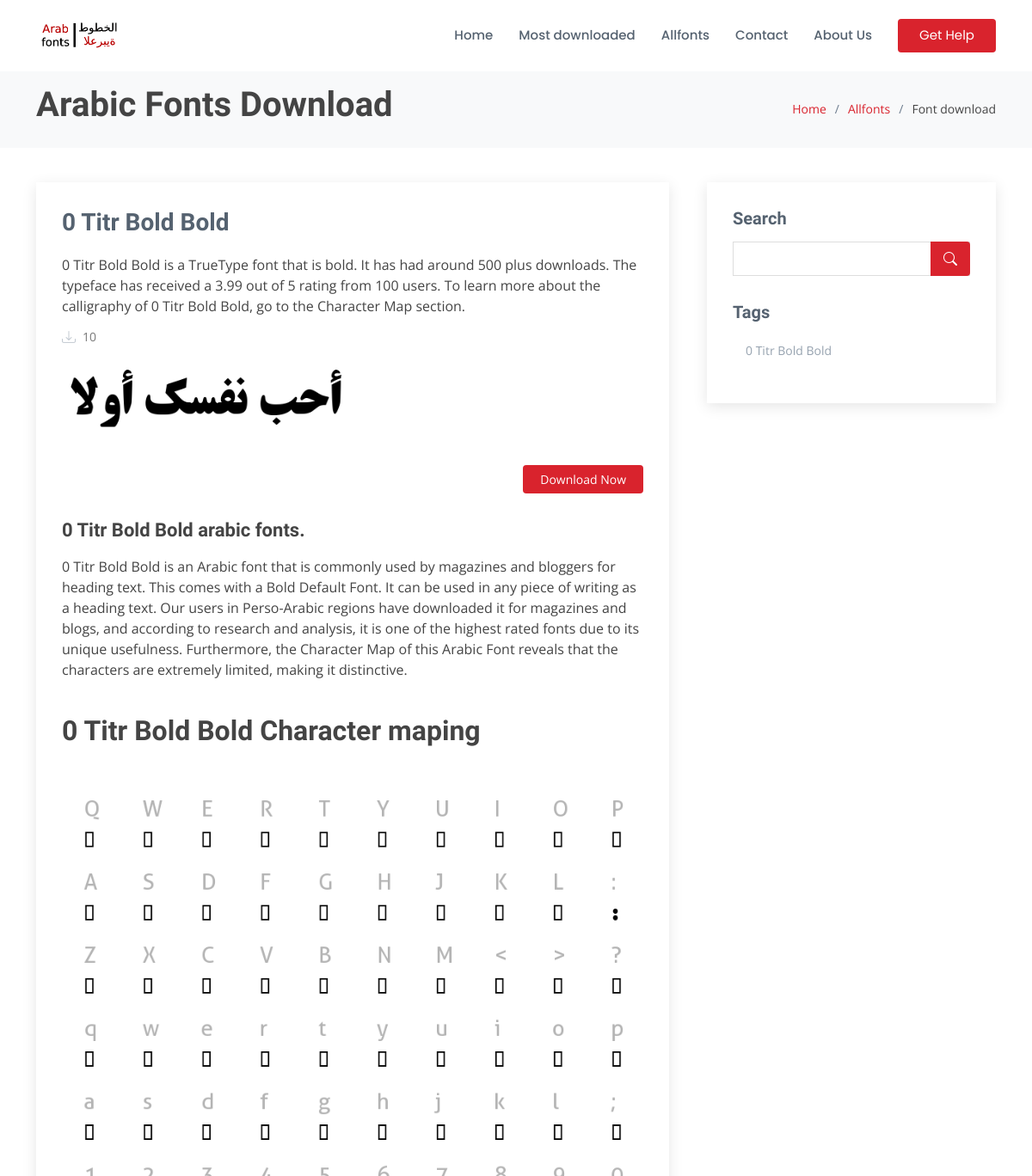
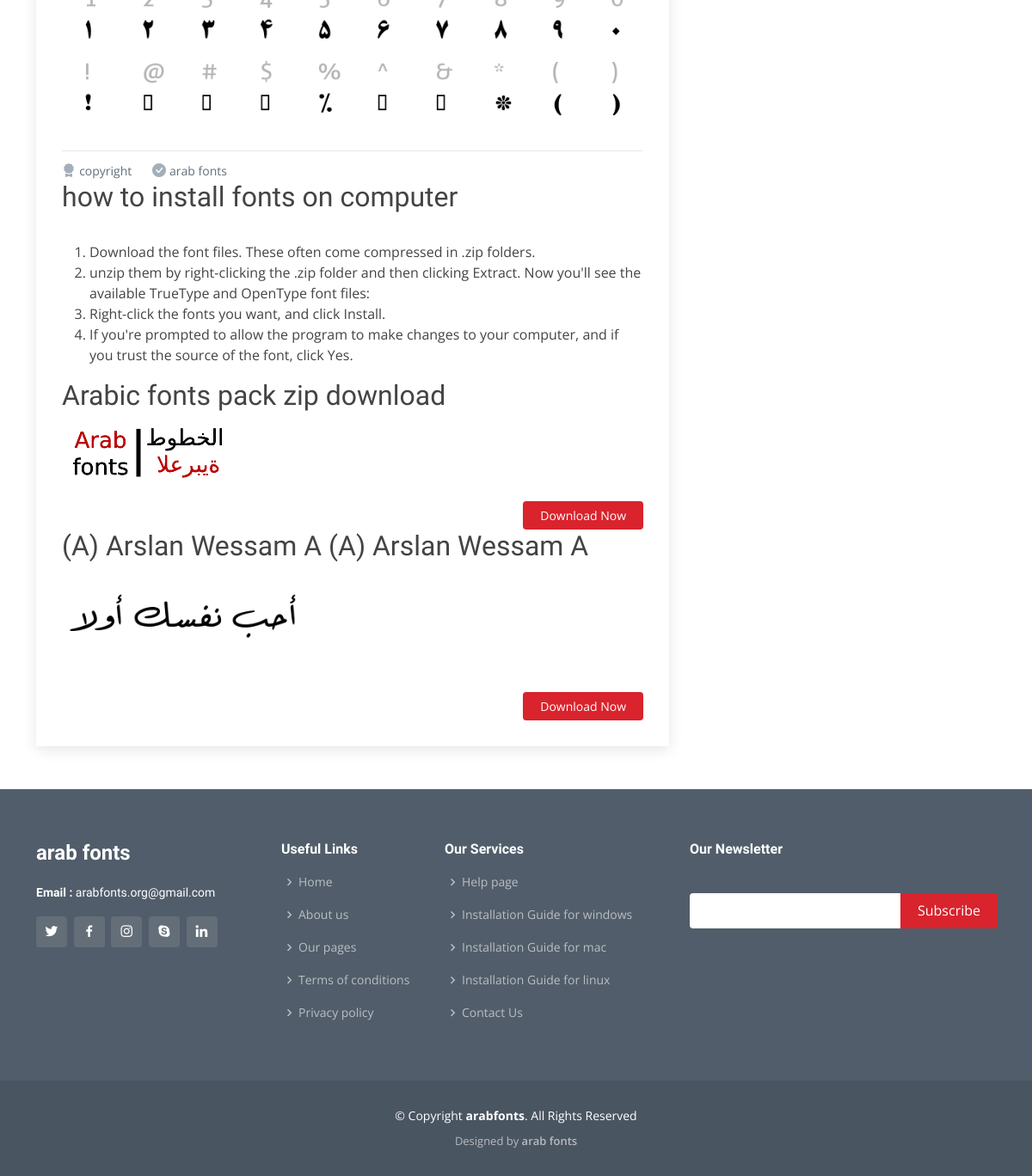
The page /0-titr-bold-bold/ on the database its author committed (2 pictures, top to bottom).
### home/models.py (models this page shows, shortened)
class Modification(models.Model):
    websitename = models.CharField(max_length=50)
    ouremail = models.EmailField()
    copyright = models.CharField(max_length=100)
    logo = models.ImageField(upload_to='websiteimages')
    websitediscription = FroalaField()
    favicon = models.ImageField()

class Fonts(models.Model):
    title = models.CharField(max_length=100, unique=True)
    slug = models.SlugField(max_length=200, null=True, blank=True)
    metakeyword = models.CharField(max_length=200, null=True)
    tags = TaggableManager()
    header_image = models.ImageField(upload_to='header_image')
    headerimg_alt = models.CharField(max_length=100, default="arabic fonts")
    upload_fonts = models.FileField(upload_to="upload_fonts")
    short_dis = FroalaField()
    long_dis = FroalaField()
    char_maping = models.ImageField(upload_to='char_maping')
    charimg_alt = models.CharField(max_length=100, default="arabic fonts charecter maping image")
    publish = models.BooleanField(default=False)
    Total_downloads = models.PositiveIntegerField(default=10, blank=False, null= False)
    def __str__(self):
        return self.title

### home/views.py (the view)
# urls.py: path('<slug:slug>/' , fonts_details , name="fonts_details"),
def fonts_details(request, slug):
    websitedata = Modification.objects.latest('websitename', 'websitediscription', 'ouremail', 'copyright', 'logo', 'favicon' )
    allfonts = Fonts.objects.order_by('-Total_downloads')
    title = Fonts.objects.filter(slug = slug).first()
    alltag = Tag.objects.filter(slug = slug).first()
    context = {
        'allfonts': allfonts[:2],
        'title': title,
        'websitedata': websitedata,
        'copyright': copyright,
        'alltag': alltag,
    }
    try:
        fonts_obj = Fonts.objects.filter(slug = slug).first()
        context['fonts_obj'] = fonts_obj
    except Exception as e:
        print(e)
    return render(request , 'fonts_details.html' , context)

### templates/fonts_details.html (shortened to what this page needs)
{% extends 'base.html' %}
{% block content %}
</header>
  <main id="main">
    <section id="breadcrumbs" class="breadcrumbs">
      <div class="container">
        <div class="d-flex justify-content-between align-items-center">
          <h1><strong>Arabic Fonts Download</strong></h1>
          <ol>
            <li><a href="/">Home</a></li>
            <li><a href="/allfonts">Allfonts</a></li>
            <li>Font download</li>
          </ol>
        </div>
      </div>
    </section>
    <section id="blog" class="blog">
      <div class="container" data-aos="fade-up">
        <div class="row">
          <div class="col-lg-8 entries">
            <article class="entry entry-single">
              <h2 class="entry-title">
                <a href="/allfonts">{{fonts_obj.title}}</a>
              </h2>
              <div class="entry-content">
                <p>
                  {{fonts_obj.short_dis|safe }}
                </p>
                <div class="entry-meta">
                  <ul>
                    <li class="d-flex align-items-center"><i class="bi bi-download"></i> <a href="/">{{fonts_obj.Total_downloads}}</a></li>
                  </ul>
                </div>
                <img src="/static/{{fonts_obj.header_image}}" class="img-fluid" alt="{{fonts_obj.title}},{{fonts_obj.headerimg_alt}}">
                <div class="read-more">
                  <a href="/static/{{fonts_obj.upload_fonts}}">Download Now</a>
                </div>
                <h3>{{fonts_obj.title}} arabic fonts.</h3>
                <p>
                  {{fonts_obj.long_dis|safe}}
                </p>
                <br>
                <h2><strong>{{fonts_obj.title}} Character maping </strong></h2><br><br>
                <img src="/static/{{fonts_obj.char_maping}}" class="img-fluid" alt="{{fonts_obj.title}}{{fonts_obj.charimg_alt}}">
              </div>
              <div class="entry-footer">
                <i class="bi bi-award-fill"></i>
                <ul class="cats">
                  <li><a href="#">copyright</a></li>
                </ul>
                <i class="bi bi-check-circle-fill"></i>
                <ul class="tags">
                  <li><a href="/">arab fonts </a></li>
                </ul>
              </div>
              <h2>how to install fonts on computer</h2><br>
              <ol>
                <li>Download the font files. These often come compressed in .zip folders.</li>
                <li>unzip them by right-clicking the .zip folder and then clicking Extract. Now you'll see the available TrueType and OpenType font files:</li>
                <li>Right-click the fonts you want, and click Install.</li>
                <li>If you're prompted to allow the program to make changes to your computer, and if you trust the source of the font, click Yes.</li>
              </ol>
              {% for fonts in allfonts %}
                      <h2>{{fonts.title}}</h2>
                      <a href="{% url 'fonts_details' fonts.slug%}"><img src="/static/{{fonts.header_image}}" class="img-fluid" alt="{{fonts.headerimg_alt}}{{fonts.title}}"></a>
                      <div class="entry-content">
                        <div class="read-more">
                          <a href="{% url 'fonts_details' fonts.slug %}">Download Now</a>
                        </div>
                      </div>
                      {% endfor %}
            </article>
          </div>
          <div class="col-lg-4">
            <div class="sidebar">
              <h3 class="sidebar-title">Search</h3>
              <div class="sidebar-item search-form">
                <form action="">
                  <input type="text">
                  <button type="submit"><i class="bi bi-search"></i></button>
                </form>
              </div>
              <h3 class="sidebar-title">Tags</h3>
                <div class="sidebar-item tags">
                <ul>
                  <li><a href="/">{{fonts_obj.title}}</a></li>
                </ul>
              </div>
            </div>
          </div>
        </div>
      </div>
    </section>
  </main>
 {% endblock %}

### templates/header.html (shortened to what this page needs)
{% load static %}
<!DOCTYPE html>
<html lang="en">
<head>
  <link href="{% static 'assets/vendor/animate.css/animate.min.css' %}" rel="stylesheet">
  <link href="{% static 'assets/vendor/bootstrap/css/bootstrap.min.css' %}" rel="stylesheet">
  <link href="{% static 'assets/vendor/bootstrap-icons/bootstrap-icons.css' %}" rel="stylesheet">
  <link href="{% static 'assets/vendor/boxicons/css/boxicons.min.css' %}" rel="stylesheet">
  <link href="{% static 'assets/vendor/glightbox/css/glightbox.min.css' %}" rel="stylesheet">
  <link href="{% static 'assets/vendor/remixicon/remixicon.css' %}" rel="stylesheet">
  <link href="{% static 'assets/vendor/swiper/swiper-bundle.min.css' %}" rel="stylesheet">
  <link href="{% static 'assets/css/style.css' %}" rel="stylesheet">
</head>
<body>
    <header id="header" class="fixed-top d-flex align-items-center">
      <div class="container d-flex align-items-center">
        <a href="/" class="logo me-auto"><img src="/static/{{websitedata.logo}}" alt="arab fonts" class="img-fluid"></a>
        <nav id="navbar" class="navbar">
          <ul>
            <li><a href="/">Home</a></li>
            <li><a href="/mostdownloaded">Most downloaded</a></li>
            <li><a href="/allfonts">Allfonts</a></li>
            <li><a href="/contact">Contact</a></li>
            <li><a href="/aboutus">About Us</a></li>
            <li><a href="/help" class="getstarted">Get Help</a></li>
          </ul>
        </nav>
      </div>

### templates/footer.html (shortened to what this page needs)
{% load static %}
 <footer id="footer">
  <div class="footer-top">
    <div class="container">
      <div class="row">
        <div class="col-lg-3 col-md-6">
          <div class="footer-info">
            <h3>{{ websitedata.websitename }}</h3>
             <p>
              <strong>Email : </strong>{{websitedata.ouremail}}<br>
            </p>
            <div class="social-links mt-3">
              <a href="#" class="twitter"><i class="bx bxl-twitter"></i></a>
              <a href="#" class="facebook"><i class="bx bxl-facebook"></i></a>
              <a href="#" class="instagram"><i class="bx bxl-instagram"></i></a>
              <a href="#" class="google-plus"><i class="bx bxl-skype"></i></a>
              <a href="#" class="linkedin"><i class="bx bxl-linkedin"></i></a>
            </div>
          </div>
        </div>
        <div class="col-lg-2 col-md-6 footer-links">
          <h4>Useful Links</h4>
          <ul>
            <li><i class="bx bx-chevron-right"></i> <a href="/">Home</a></li>
            <li><i class="bx bx-chevron-right"></i> <a href="/aboutus">About us</a></li>
            <li><i class="bx bx-chevron-right"></i> <a href="/pages">Our pages</a></li>
            <li><i class="bx bx-chevron-right"></i> <a href="/termsandcondition">Terms of conditions</a></li>
            <li><i class="bx bx-chevron-right"></i> <a href="/privacypolicy">Privacy policy</a></li>
          </ul>
        </div>
        <div class="col-lg-3 col-md-6 footer-links">
          <h4>Our Services</h4>
          <ul>
            <li><i class="bx bx-chevron-right"></i> <a href="/help">Help page</a></li>
            <li><i class="bx bx-chevron-right"></i> <a href="/install-fonts-on-windows">Installation Guide for windows </a></li>
            <li><i class="bx bx-chevron-right"></i> <a href="/install-fonts-on-linux">Installation Guide for mac</a></li>
            <li><i class="bx bx-chevron-right"></i> <a href="/install-fonts-on-linux">Installation Guide for linux</a></li>
            <li><i class="bx bx-chevron-right"></i> <a href="/contact">Contact Us</a></li>
          </ul>
        </div>
        <div class="col-lg-4 col-md-6 footer-newsletter">
          <h4>Our Newsletter</h4>
          <form action="" method="post">
            <input type="email" name="email"><input type="submit" value="Subscribe">
          </form>
        </div>
      </div>
    </div>
  </div>
  <div class="container">
    <div class="copyright">
      &copy; Copyright <strong><span> {{ websitedata.copyright }}</span></strong>. All Rights Reserved
    </div>
    <div class="credits">
      Designed by <a href="https://arabfonts.org">{{ websitedata.websitename }}</a>
    </div>
  </div>
</footer>
</body>
</html>

### rows shown on the page
Modification: logo (picture), websitename "arab fonts", ouremail "arabfonts.org@gmail.com", copyright "arabfonts"
Fonts: title "0 Titr Bold Bold", short_dis "0 Titr Bold Bold is a TrueType font that is bold. It has had around 500 plus downloads. The typeface has received a 3.99 out of 5 rating from 100 users. To learn more about the calligraphy of 0 Titr Bold Bold, go to the Character Map section.", Total_downloads "10", header_image (picture), long_dis "0 Titr Bold Bold is an Arabic font that is commonly used by magazines and bloggers for heading text. This comes with a Bold Default Font. It can be used in any piece of writing as a heading text. Our users in Perso-Arabic regions have downloaded it for magazines and blogs, and according to research and analysis, it is one of the highest rated fonts due to its unique usefulness. Furthermore, the Character Map of this Arabic Font reveals that the characters are extremely limited, making it distinctive.", char_maping (picture)
Fonts: title "Arabic fonts pack zip download", header_image (picture)
Fonts: title "(A) Arslan Wessam A (A) Arslan Wessam A", header_image (picture)
